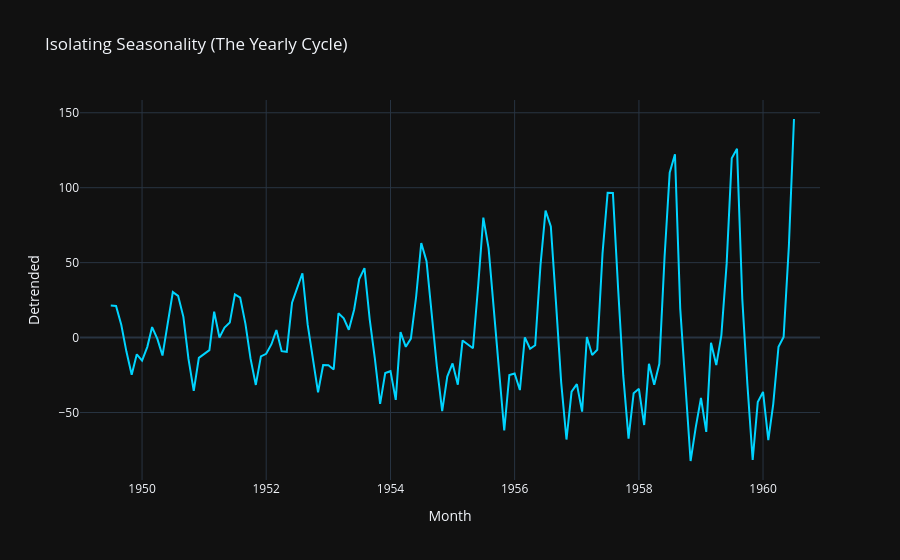

The notebook cell saved with this chart:
### Markdown cell above
## 2. Isolating Seasonality
If we subtract the **Trend** from the **Raw Data**, we are left with the fluctuations that happen every year. This is the **Seasonal** component.

### Code cell
# Remove the trend to see the cycles
df['Detrended'] = df['Passengers'] - df['Trend']

fig = px.line(df, x=df.index, y='Detrended', 
              title='Isolating Seasonality (The Yearly Cycle)',
              template='plotly_dark')
fig.update_traces(line_color='#00D4FF')
fig.show()

### Figure 1 — Plotly figure (JSON) as saved in the notebook; plotly's stock layout.template omitted (floating-point values rounded to 4 significant figures; data arrays with more than 128 entries replaced by an {"elided": "..."} marker saying what was removed)
{"data": [{"hovertemplate": "Month=%{x}<br>Detrended=%{y}<extra></extra>", "legendgroup": "", "line": {"color": "#00D4FF", "dash": "solid"}, "marker": {"symbol": "circle"}, "mode": "lines", "name": "", "orientation": "v", "showlegend": false, "type": "scatter", "x": {"elided": "144 str values"}, "xaxis": "x", "y": {"elided": "144 float values"}, "yaxis": "y"}], "layout": {"legend": {"tracegroupgap": 0}, "title": {"text": "Isolating Seasonality (The Yearly Cycle)"}, "xaxis": {"anchor": "y", "domain": [0, 1], "title": {"text": "Month"}}, "yaxis": {"anchor": "x", "domain": [0, 1], "title": {"text": "Detrended"}}}}
